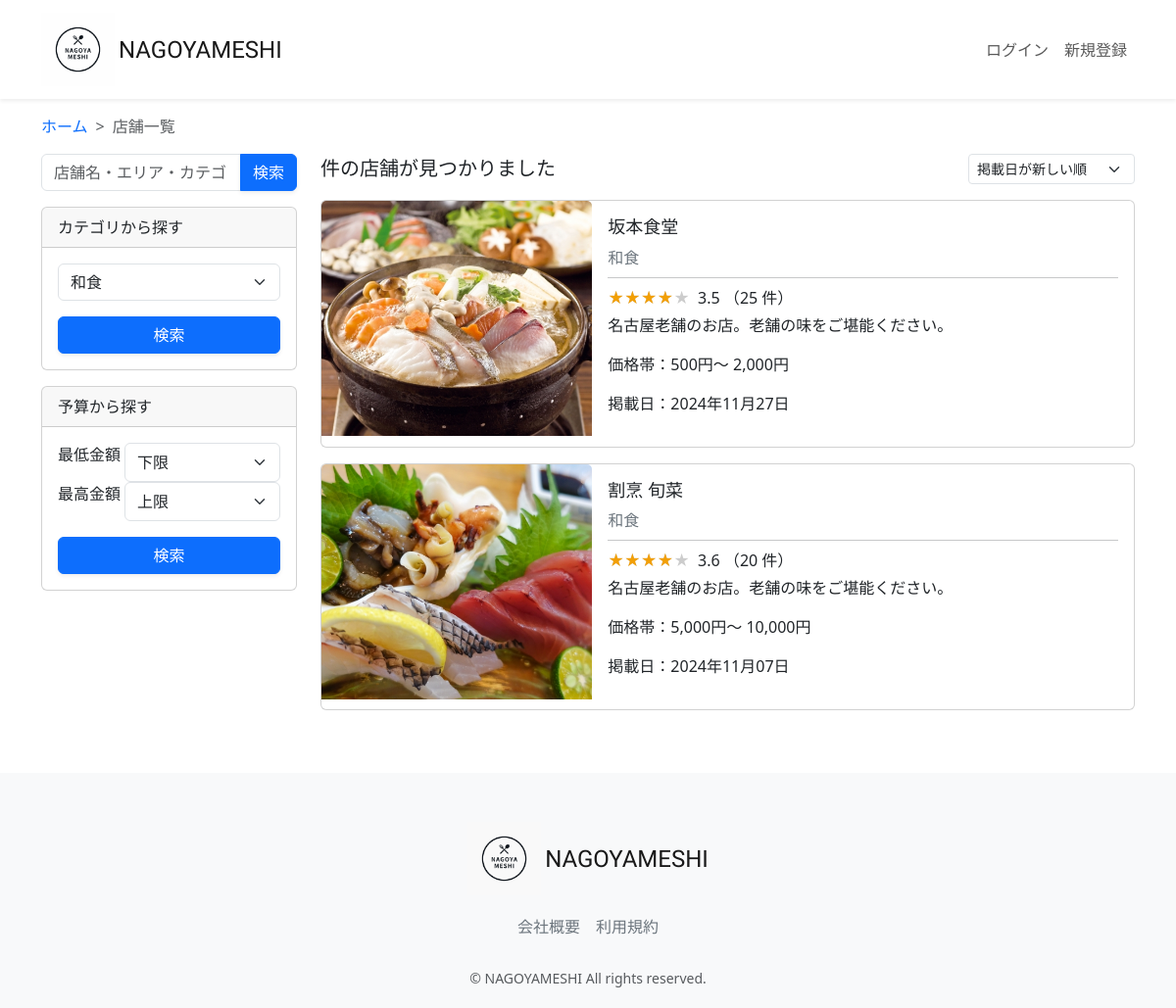
/restaurant-search/?category=和食&search_type=category, run on the app's committed database.
### restaurant/models.py (models this page shows, shortened)
class Restaurant(models.Model):
    name = models.CharField(verbose_name='店舗名', max_length=64)
    description = models.CharField(verbose_name='説明', max_length=128)
    price_min = models.IntegerField(verbose_name="最低金額", default=1000)
    price_max = models.IntegerField(verbose_name="最高金額", default=5000)
    zip_code = models.CharField(verbose_name='郵便番号', max_length=32)
    address = models.CharField(verbose_name='住所', max_length=128)
    open_time = models.TimeField(verbose_name="開店時間", default="17:00")
    close_time = models.TimeField(verbose_name="閉店時間", default="21:00")
    close_day_of_week = models.PositiveIntegerField(verbose_name='定休日', default=0)
    seats_number = models.PositiveIntegerField(verbose_name='座席数', default=10)
    category = models.ForeignKey(Category, verbose_name='カテゴリー', on_delete=models.PROTECT)
    photo = models.ImageField(verbose_name='写真', blank=True, null=True)
    created_at = models.DateTimeField(verbose_name='作成日時', auto_now_add=True)
    updated_at = models.DateTimeField(verbose_name='更新日時', auto_now=True)
    class Meta:
        verbose_name = 'レストラン'
        verbose_name_plural = 'レストラン'

class Category(models.Model):
    name = models.CharField(verbose_name='カテゴリー名', max_length=64)
    photo = models.ImageField(verbose_name='写真', blank=True, null=True)
    class Meta:
        verbose_name = 'カテゴリー'
        verbose_name_plural = 'カテゴリー'
    def __str__(self):
        return self.name

### restaurant/views.py (the view, shortened to what this page needs)
# urls.py: path("restaurant-search/", views.RestaurantSearchView.as_view(), name="restaurant_search"),
class RestaurantSearchView(generic.TemplateView):
    template_name = "restaurant/restaurant_search.html"
    def get_context_data(self, **kwargs):
        context = super().get_context_data(**kwargs)
        _session = self.request.session     # セッション情報取得
        search_type = self.request.GET.get("search_type")       # 検索種類
        if search_type is not None:     # 検索条件指定の場合 セッション情報クリア
            _session["keyword"] = ""
            _session["category"] = ""
            _session["price_min"] = -1
            _session["price_max"] = -1
            if search_type == "keyword":
                _session["keyword"] = self.request.GET.get("keyword")
            elif search_type == "category":
                _session["category"] = self.request.GET.get("category")
            elif search_type == "price":
                _session["price_min"] = int(self.request.GET.get("price_min"))
                _session["price_max"] = int(self.request.GET.get("price_max"))
            _session["date_selected"] = "selected"
            _session["price_selected"] = ""
            _session["rate_selected"] = ""
            select_sort = "created_at"
            sort_reverse = True
        restaurant_list = []
        if search_type == "keyword":
            condition = Q(
                Q(name__icontains=_session["keyword"]) |
                Q(category__name__icontains=_session["keyword"]) |
                Q(address__icontains=_session["keyword"])
            )
        elif search_type == "category":
            condition = Q(category__name=_session["category"])
        elif search_type == "price":
            condition = Q(price_min__gte=_session["price_min"], price_max__lte=_session["price_max"])
        restaurant_list = models.Restaurant.objects.filter(condition)
        for restaurant in restaurant_list:
            review_obj = models.Review.objects.filter(restaurant=restaurant).aggregate(Avg('rate'))
            restaurant.rate = review_obj['rate__avg'] if review_obj['rate__avg'] is not None else 0
            restaurant.review_num = models.Review.objects.filter(restaurant=restaurant).count()
        restaurant_list = list(restaurant_list)
        restaurant_list.sort(key=attrgetter(select_sort), reverse=sort_reverse)
        context = {
            "keyword": _session["keyword"],
            "category_selected": _session["category"],
            "price_min": _session["price_min"],
            "price_max": _session["price_max"],
            "date_selected": _session["date_selected"],
            "price_selected": _session["price_selected"],
            "rate_selected": _session["rate_selected"],
            "category_list": models.Category.objects.all(),
            "restaurant_list": restaurant_list,
        }
        return context

### restaurant/templates/restaurant/restaurant_search.html (shortened to what this page needs)
{% extends "layout/base.html" %}
{% load static %}
{% load humanize %}
{% block content %}
<main>
  <div class="container nagoyameshi-container pb-5">
    <div class="row justify-content-center">
      <nav class="my-3" style="--bs-breadcrumb-divider: '>';" aria-label="breadcrumb">
        <ol class="breadcrumb mb-0">
          <li class="breadcrumb-item"><a href="{% url 'top_page' %}">ホーム</a></li>
          <li class="breadcrumb-item active" aria-current="page">店舗一覧</li>
        </ol>
      </nav>
        <div class="col-xl-3 col-lg-4 col-md-12">
          <form method="GET" class="w-100 mb-3">
            <div class="input-group">
              <input type="text" class="form-control" placeholder="店舗名・エリア・カテゴリ" name="keyword" value={% if keyword %}{{ keyword }}{% else %}""{% endif %}>
              <button type="submit" class="btn btn-primary text-white shadow-sm">検索</button>
            </div>
          </form>
            <div class="card mb-3">
              <div class="card-header">カテゴリから探す</div>
                <div class="card-body">
                  <form method="GET" class="w-100">
                    <div class="form-group mb-3">
                      <select class="form-control form-select" name="category" required>
                        {% for category in category_list %}
                        <option value="{{ category.name }}"
                          {% if category_selected == category.name %}selected{% endif %}>{{ category.name }}
                        </option>
                        {% endfor %}
                      </select>
                    </div>
                    <div class="form-group">
                      <button type="submit" class="btn btn-primary text-white shadow-sm w-100">検索</button>
                    </div>
                  </form>
                </div>
              </div>
                <div class="card mb-3">
                  <div class="card-header">予算から探す</div>
                    <div class="card-body">
                      <form method="GET" class="w-100">
                        <div class="form-group mb-3">
                          <div class="price_search">
                              <p>最低金額</p>
                              <select class="form-control form-select" name="price_min" required>
                                <option value="">下限</option>
                            </select>
                          </div>
                          <div class="price_search">
                              <p>最高金額</p>
                                <select class="form-control form-select" name="price_max" required>
                                  <option value="">上限</option>
                              </select>
                          </div>
                        </div>
                          <div class="form-group">
                            <button type="submit" class="btn btn-primary text-white shadow-sm w-100">検索</button>
                          </div>
                      </form>
                  </div>
                </div>
             </div>
              <div class="col">
                <div class="d-flex justify-content-between flex-wrap">
                 <p class="fs-5 mb-3">
                  {{ restaurant_list.count }}件の店舗が見つかりました
                </p>
                  <form method="GET" class="mb-3 sort-box">
                    <select class="form-select form-select-sm" name="select_sort" aria-label=".form-select-sm example" onChange="this.form.submit();">
                      <option value="created_at" {{ date_selected }}>掲載日が新しい順</option>
                    </select>
                  </form>
              </div>
              {% for restaurant in restaurant_list %}
                <div class="mb-3">
                  <a href="{% url 'restaurant_detail' restaurant.id %}" class="link-dark card-link">
                    <div class="card h-100">
                      <div class="row g-0">
                       <div class="col-md-4">
                        {% if restaurant.photo %}
                        <img src="{{ restaurant.photo.url }}" class="card-img-top horizontal-card-image">
                        {% endif %}
                        </div>
                        <div class="col-md-8">
                         <div class="card-body">
                          <h3 class="card-title">{{ restaurant.name }}</h3>
                            <div class="col d-flex text-secondary">
                             <div>
                              {{ restaurant.category }}
                             </div>
                            </div>
                            <hr class="my-2">
                            <p class="mb-1">
                              <span class="star-rating me-1" data-rate="{{restaurant.rate|floatformat:0}}"></span>
                              {{restaurant.rate|floatformat}} （{{ restaurant.review_num }} 件）
                            </p>
                            <p class="card-text">{{ restaurant.description }}</p>
                            <div class="card-price">
                              <p>価格帯：</p>
                              {{ restaurant.price_min | intcomma }}円〜 {{ restaurant.price_max | intcomma }}円
                            </div>
                            <p>掲載日：{{ restaurant.created_at|date:"Y年m月d日" }}</p>
                          </div>
                        </div>
                      </div>
                    </div>
                  </a>
                </div>
              {% endfor %}
      </div>
    </div>
  </div>
</main>
{% endblock %}

### static/css/nagoyameshi.css (style rules this page uses)
h3 { font-size: 1.125rem; }
a { text-decoration: none !important; }
.horizontal-card-image { width: 100%; height: 240px; object-fit: cover; }
.card-link { transition: 0.3s; }
.sort-box { width: 170px; }
.star-rating { position: relative; z-index: 0; display: inline-block; white-space: nowrap; color: #CCCCCC; }
.star-rating:before, .star-rating:after { content: '★★★★★'; }
.star-rating:after { position: absolute; z-index: 1; top: 0; left: 0; overflow: hidden; white-space: nowrap; color: #F29F05; }
.star-rating[data-rate="4"]:after { width: 80%; }
.price_search select[name="price_min"] { width: 70%; height: 40px; }
.price_search select[name="price_max"] { width: 70%; height: 40px; }
.price_search { display: flex; justify-content: space-between; }
.card-price { display: flex; justify-content: left; }

### data on the page
Restaurant: photo (picture), name "坂本食堂", category "和食", rate "3.5", review_num "25", description "名古屋老舗のお店。老舗の味をご堪能ください。", price_min "500", price_max "2,000", created_at "2024年11月27日"
Restaurant: photo (picture), name "割烹 旬菜", category "和食", rate "3.6", review_num "20", description "名古屋老舗のお店。老舗の味をご堪能ください。", price_min "5,000", price_max "10,000", created_at "2024年11月07日"

### other printed values
form field category "和食"
